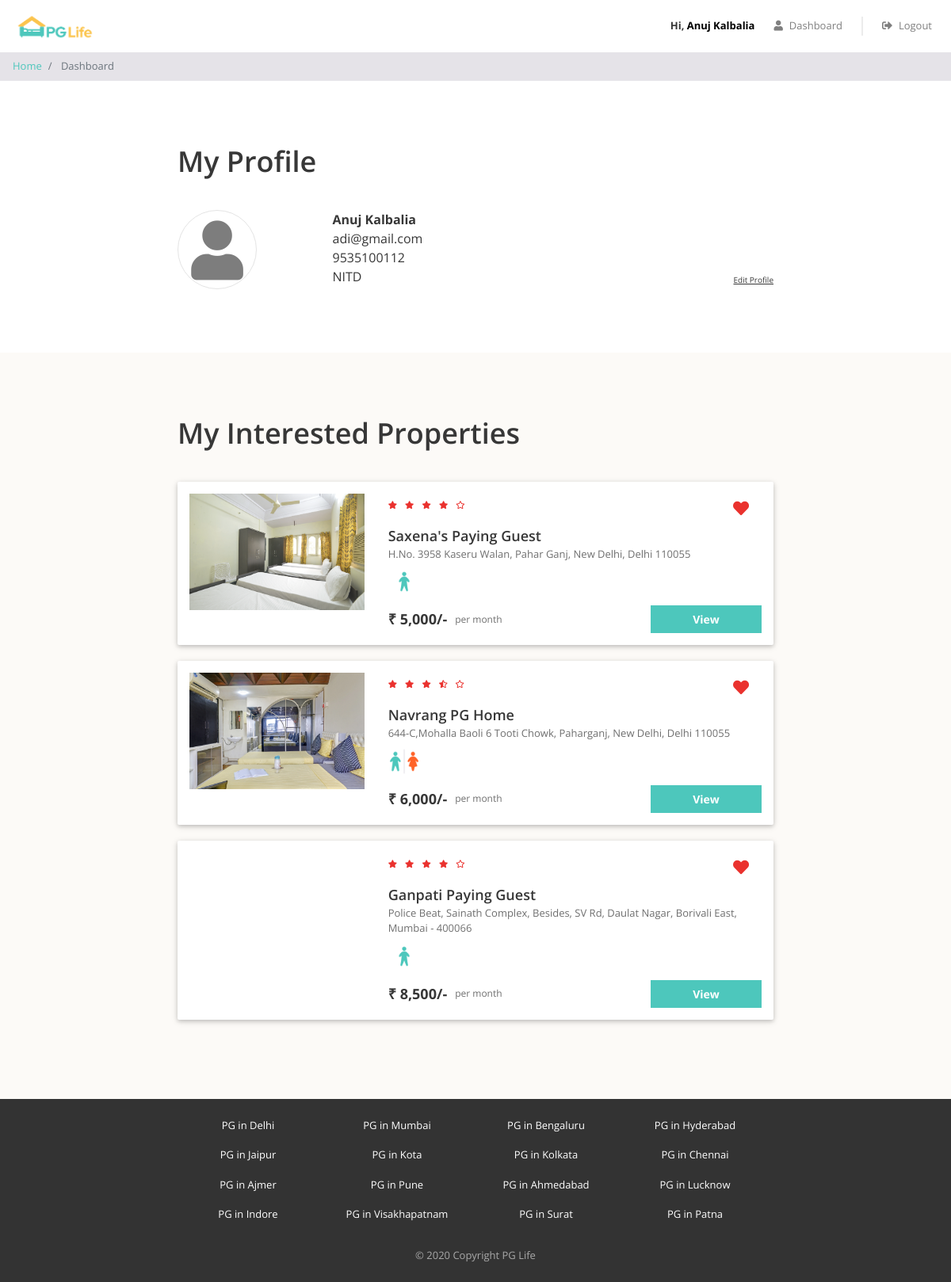
/dashboard.php (signed in), run on the app's committed database.
### tables this page shows
CREATE TABLE `users` (
  `id` int(11) NOT NULL,
  `email` varchar(150) NOT NULL,
  `password` varchar(150) NOT NULL,
  `full_name` varchar(150) NOT NULL,
  `phone` varchar(15) NOT NULL,
  `gender` enum('male','female') NOT NULL,
  `college_name` varchar(255) NOT NULL
);

CREATE TABLE `interested_users_properties` (
  `id` int(11) NOT NULL,
  `user_id` int(11) NOT NULL,
  `property_id` int(11) NOT NULL
);

CREATE TABLE `properties` (
  `id` int(11) NOT NULL,
  `city_id` int(11) NOT NULL,
  `name` varchar(150) NOT NULL,
  `address` varchar(255) NOT NULL,
  `description` longtext NOT NULL,
  `gender` enum('male','female','unisex') NOT NULL,
  `rent` int(11) NOT NULL,
  `rating_clean` float(2,1) NOT NULL,
  `rating_food` float(2,1) NOT NULL,
  `rating_safety` float(2,1) NOT NULL
);

CREATE TABLE `cities` (
  `id` int(11) NOT NULL,
  `name` varchar(150) NOT NULL
);

### dashboard.php (the view, shortened to what this page needs)
<?php
require "includes/database_connect.php";
$user_id = $_SESSION['user_id'];
$sql_1 = "SELECT * FROM users WHERE id = $user_id";
$result_1 = mysqli_query($conn, $sql_1);
$user = mysqli_fetch_assoc($result_1);
$sql_2 = "SELECT *
            FROM interested_users_properties iup
            INNER JOIN properties p ON iup.property_id = p.id
            WHERE iup.user_id = $user_id";
$result_2 = mysqli_query($conn, $sql_2);
$interested_properties = mysqli_fetch_all($result_2, MYSQLI_ASSOC);
?>
<!DOCTYPE html>
<html lang="en">
<head>
    <?php
    include "includes/head_links.php";
    ?>
    <link href="css/dashboard.css" rel="stylesheet" />
</head>
<body>
    <?php
    include "includes/header.php";
    ?>
    <nav aria-label="breadcrumb">
        <ol class="breadcrumb py-2">
            <li class="breadcrumb-item">
                <a href="index.php">Home</a>
            </li>
            <li class="breadcrumb-item active" aria-current="page">
                Dashboard
            </li>
        </ol>
    </nav>
    <div class="my-profile page-container">
        <h1>My Profile</h1>
        <div class="row">
            <div class="col-md-3 profile-img-container">
                <i class="fas fa-user profile-img"></i>
            </div>
            <div class="col-md-9">
                <div class="row no-gutters justify-content-between align-items-end">
                    <div class="profile">
                        <div class="name"><?= $user['full_name'] ?></div>
                        <div class="email"><?= $user['email'] ?></div>
                        <div class="phone"><?= $user['phone'] ?></div>
                        <div class="college"><?= $user['college_name'] ?></div>
                    </div>
                    <div class="edit">
                        <div class="edit-profile">Edit Profile</div>
                    </div>
                </div>
            </div>
        </div>
    </div>
    <?php
    if (count($interested_properties) > 0) {
    ?>
        <div class="my-interested-properties">
            <div class="page-container">
                <h1>My Interested Properties</h1>
                <?php
                foreach ($interested_properties as $property) {
                    $property_images = glob("img/properties/" . $property['id'] . "/*");
                ?>
                    <div class="property-card property-id-<?= $property['id'] ?> row">
                        <div class="image-container col-md-4">
                            <img src="<?= $property_images[0] ?>" />
                        </div>
                        <div class="content-container col-md-8">
                            <div class="row no-gutters justify-content-between">
                                <?php
                                $total_rating = ($property['rating_clean'] + $property['rating_food'] + $property['rating_safety']) / 3;
                                $total_rating = round($total_rating, 1);
                                ?>
                                <div class="star-container" title="<?= $total_rating ?>">
                                    <?php
                                    $rating = $total_rating;
                                    for ($i = 0; $i < 5; $i++) {
                                        if ($rating >= $i + 0.8) {
                                    ?>
                                            <i class="fas fa-star"></i>
                                        <?php
                                        } elseif ($rating >= $i + 0.3) {
                                        ?>
                                            <i class="fas fa-star-half-alt"></i>
                                        <?php
                                        } else {
                                        ?>
                                            <i class="far fa-star"></i>
                                    <?php
                                        }
                                    }
                                    ?>
                                </div>
                                <div class="interested-container">
                                    <i class="is-interested-image fas fa-heart" property_id="<?= $property['id'] ?>"></i>
                                </div>
                            </div>
                            <div class="detail-container">
                                <div class="property-name"><?= $property['name'] ?></div>
                                <div class="property-address"><?= $property['address'] ?></div>
                                <div class="property-gender">
                                    <?php
                                    if ($property['gender'] == "male") {
                                    ?>
                                        <img src="img/male.png">
                                    <?php
                                    } elseif ($property['gender'] == "female") {
                                    ?>
                                        <img src="img/female.png">
                                    <?php
                                    } else {
                                    ?>
                                        <img src="img/unisex.png">
                                    <?php
                                    }
                                    ?>
                                </div>
                            </div>
                            <div class="row no-gutters">
                                <div class="rent-container col-6">
                                    <div class="rent">₹ <?= number_format($property['rent']) ?>/-</div>
                                    <div class="rent-unit">per month</div>
                                </div>
                                <div class="button-container col-6">
                                    <a href="property_detail.php?property_id=<?= $property['id'] ?>" class="btn btn-primary">View</a>
                                </div>
                            </div>
                        </div>
                    </div>
                <?php
                }
                ?>
            </div>
        </div>
    <?php
    }
    ?>
    <?php
    include "includes/footer.php";
    ?>
</body>
</html>

### includes/footer.php (shortened to what this page needs)
<?php
include('includes/database_connect.php');
$query = "SELECT name FROM cities";
$result = mysqli_query($conn, $query);
?>
<div class="footer">
    <div class="page-container footer-container">
        <div class="footer-cities">
            <?php
            if (mysqli_num_rows($result) > 0) {
                while ($row = mysqli_fetch_assoc($result)) {
                    $cityName = htmlspecialchars($row['name']);
                    $citySlug = urlencode($cityName);
                    echo "<div class='footer-city'>
                            <a href='property_list.php?city={$citySlug}'>PG in {$cityName}</a>
                          </div>";
                }
            } else {
                echo "<div class='footer-city'>No cities available</div>";
            }
            ?>
        </div>
        <div class="footer-copyright">© 2020 Copyright PG Life</div>
    </div>
</div>

### css/common.css (style rules this page uses)
* { box-sizing: border-box; font-family: 'Open Sans', sans-serif; }
body { color: #373737; font-size: 16px; position: relative; }
h1, h2, h3, h4, h5, h6 { font-weight: 600; }
h1 { font-size: 36px; margin-bottom: 40px; }
.btn-primary, .btn-warning, .btn-danger { color: white; font-weight: bold; }
.breadcrumb { background-color: #e5e3e8; font-size: 13px; border-radius: 0px; margin-bottom: 0px; }
.page-container { max-width: 800px; padding: 80px 24px; margin: auto; }
.footer { background-color: #333333; font-size: 13px; }
.footer-container { padding: 24px; }
.footer-cities { display: flex; flex-wrap: wrap; justify-content: space-around; }
.footer-city { margin-bottom: 8px; text-align: center; }
.footer-city a { color: #ffffff; }
.footer-copyright { color: #a9a9a9; text-align: center; padding-top: 24px; }

### css/dashboard.css (style rules this page uses)
.profile-img { color: #7d7d7d; font-size: 75px; text-align: center; border: 1px solid #e4e4e4; border-radius: 50%; height: 100px; width: 100px; line-height: 100px; }
.profile .name { font-weight: bold; }
.edit-profile { font-size: 10px; text-decoration: underline; cursor: pointer; }
.my-interested-properties { background-color: #fcfaf7; }
.property-card { background-color: #ffffff; border-radius: 2px; padding: 15px 0px; margin: 20px auto; box-shadow: 0 2px 5px 0 rgba(0, 0, 0, 0.16), 0 2px 10px 0 rgba(0, 0, 0, 0.12); }
.image-container { text-align: center; }
.image-container img { width: 100%; max-width: 300px; }
.star-container i { color: #EA322E; font-size: 10px; margin-right: 6px; }
.interested-container { text-align: center; padding: 8px 16px; }
.interested-container i { color: #EA322E; font-size: 20px; cursor: pointer; }
.detail-container { padding-bottom: 10px; }
.property-name { font-size: 18px; font-weight: 600; }
.property-address { color: #6f6f6f; font-size: 13px; padding-bottom: 5px; }
.property-gender img { width: 40px; }
.rent-container { display: flex; align-items: center; }
.rent { font-size: 18px; font-weight: bold; padding-right: 10px; }
.rent-unit { color: #6f6f6f; font-size: 12px; }
.button-container .btn { font-size: 14px; border-radius: 0px; width: 140px; float: right; }

### includes/footer.php (style rules this page uses)
.footer-cities { display: flex; flex-wrap: wrap; gap: 10px; }
.footer-city { flex: 1 1 22%; box-sizing: border-box; }

### data on the page
users: full_name "Anuj Kalbalia", email "adi@gmail.com", phone "9535100112", college_name "NITD"
interested_users_properties: shows a picture, property.name "Saxena's Paying Guest", property.address "H.No. 3958 Kaseru Walan, Pahar Ganj, New Delhi, Delhi 110055", property.rent "5,000"
interested_users_properties: shows a picture, property.name "Navrang PG Home", property.address "644-C,Mohalla Baoli 6 Tooti Chowk, Paharganj, New Delhi, Delhi 110055", property.rent "6,000"
interested_users_properties: property.name "Ganpati Paying Guest", property.address "Police Beat, Sainath Complex, Besides, SV Rd, Daulat Nagar, Borivali East, Mumbai - 400066", property.rent "8,500"
cities: name "Delhi"
cities: name "Mumbai"
cities: name "Bengaluru"
cities: name "Hyderabad"
cities: name "Jaipur"
cities: name "Kota"
cities: name "Kolkata"
cities: name "Chennai"
cities: name "Ajmer"
cities: name "Pune"
cities: name "Ahmedabad"
cities: name "Lucknow"
cities: name "Indore"
cities: name "Visakhapatnam"
cities: name "Surat"
cities: name "Patna"

### other printed values
$_SESSION["full_name"] "Anuj Kalbalia"
